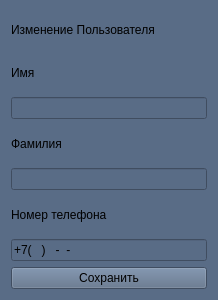
<?xml version="1.0" encoding="UTF-8"?>
<ui version="4.0">
 <class>upd_user</class>
 <widget class="QWidget" name="upd_user">
  <property name="geometry">
   <rect>
    <x>0</x>
    <y>0</y>
    <width>218</width>
    <height>300</height>
   </rect>
  </property>
  <property name="windowTitle">
   <string>Form</string>
  </property>
  <property name="styleSheet">
   <string notr="true">background-color: rgb(89, 108, 134);</string>
  </property>
  <layout class="QGridLayout" name="gridLayout">
   <item row="0" column="0">
    <widget class="QLabel" name="label">
     <property name="text">
      <string>Изменение Пользователя</string>
     </property>
    </widget>
   </item>
   <item row="1" column="0">
    <widget class="QLabel" name="label_2">
     <property name="text">
      <string>Имя</string>
     </property>
    </widget>
   </item>
   <item row="2" column="0">
    <widget class="QLineEdit" name="lineEdit"/>
   </item>
   <item row="3" column="0">
    <widget class="QLabel" name="label_3">
     <property name="text">
      <string>Фамилия</string>
     </property>
    </widget>
   </item>
   <item row="4" column="0">
    <widget class="QLineEdit" name="lineEdit_2"/>
   </item>
   <item row="5" column="0">
    <widget class="QLabel" name="label_4">
     <property name="text">
      <string>Номер телефона</string>
     </property>
    </widget>
   </item>
   <item row="6" column="0">
    <widget class="QLineEdit" name="lineEdit_3">
     <property name="inputMask">
      <string>+7(000)000-00-00</string>
     </property>
    </widget>
   </item>
   <item row="7" column="0">
    <widget class="QPushButton" name="pushButton">
     <property name="text">
      <string>Сохранить</string>
     </property>
    </widget>
   </item>
  </layout>
 </widget>
 <resources/>
 <connections/>
</ui>
